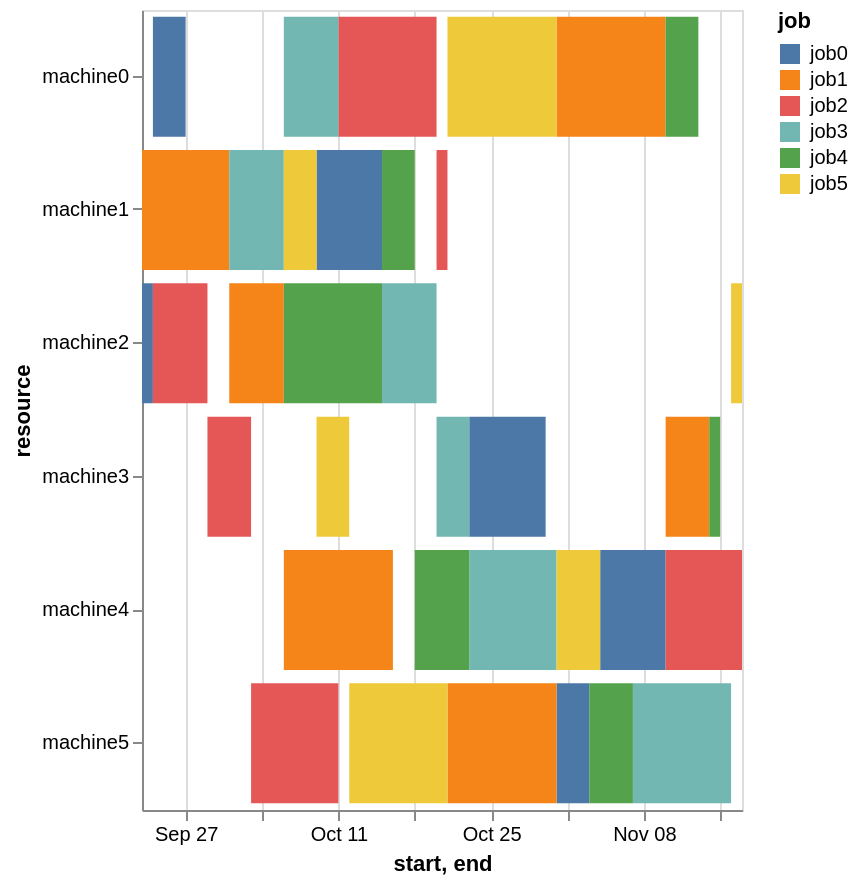

The notebook cell this image was saved under:
### Code cell
plot_altair(model1_highs.to_df())

### Figure 1 — Vega-Lite specification as saved in the notebook (floating-point values rounded to 4 significant figures)
{"$schema": "https://vega.github.io/schema/vega-lite/v6.4.1.json", "config": {"view": {"continuousHeight": 300, "continuousWidth": 300}}, "data": {"name": "data-81395375ab409a7ac55e4a536872f569"}, "datasets": {"data-81395375ab409a7ac55e4a536872f569": [{"end": "2026-09-24T00:00:00", "job": "job0", "resource": "machine2", "start": "2026-09-23T00:00:00", "task": "task0"}, {"end": "2026-09-27T00:00:00", "job": "job0", "resource": "machine0", "start": "2026-09-24T00:00:00", "task": "task1"}, {"end": "2026-10-15T00:00:00", "job": "job0", "resource": "machine1", "start": "2026-10-09T00:00:00", "task": "task2"}, {"end": "2026-10-30T00:00:00", "job": "job0", "resource": "machine3", "start": "2026-10-23T00:00:00", "task": "task3"}, {"end": "2026-11-03T00:00:00", "job": "job0", "resource": "machine5", "start": "2026-10-31T00:00:00", "task": "task4"}, {"end": "2026-11-10T00:00:00", "job": "job0", "resource": "machine4", "start": "2026-11-04T00:00:00", "task": "task5"}, {"end": "2026-10-01T00:00:00", "job": "job1", "resource": "machine1", "start": "2026-09-23T00:00:00", "task": "task0"}, {"end": "2026-10-06T00:00:00", "job": "job1", "resource": "machine2", "start": "2026-10-01T00:00:00", "task": "task1"}, {"end": "2026-10-16T00:00:00", "job": "job1", "resource": "machine4", "start": "2026-10-06T00:00:00", "task": "task2"}, {"end": "2026-10-31T00:00:00", "job": "job1", "resource": "machine5", "start": "2026-10-21T00:00:00", "task": "task3"}, {"end": "2026-11-10T00:00:00", "job": "job1", "resource": "machine0", "start": "2026-10-31T00:00:00", "task": "task4"}, {"end": "2026-11-14T00:00:00", "job": "job1", "resource": "machine3", "start": "2026-11-10T00:00:00", "task": "task5"}, {"end": "2026-09-29T00:00:00", "job": "job2", "resource": "machine2", "start": "2026-09-24T00:00:00", "task": "task0"}, {"end": "2026-10-03T00:00:00", "job": "job2", "resource": "machine3", "start": "2026-09-29T00:00:00", "task": "task1"}, {"end": "2026-10-11T00:00:00", "job": "job2", "resource": "machine5", "start": "2026-10-03T00:00:00", "task": "task2"}, {"end": "2026-10-20T00:00:00", "job": "job2", "resource": "machine0", "start": "2026-10-11T00:00:00", "task": "task3"}, {"end": "2026-10-21T00:00:00", "job": "job2", "resource": "machine1", "start": "2026-10-20T00:00:00", "task": "task4"}, {"end": "2026-11-17T00:00:00", "job": "job2", "resource": "machine4", "start": "2026-11-10T00:00:00", "task": "task5"}, {"end": "2026-10-06T00:00:00", "job": "job3", "resource": "machine1", "start": "2026-10-01T00:00:00", "task": "task0"}, {"end": "2026-10-11T00:00:00", "job": "job3", "resource": "machine0", "start": "2026-10-06T00:00:00", "task": "task1"}, {"end": "2026-10-20T00:00:00", "job": "job3", "resource": "machine2", "start": "2026-10-15T00:00:00", "task": "task2"}, {"end": "2026-10-23T00:00:00", "job": "job3", "resource": "machine3", "start": "2026-10-20T00:00:00", "task": "task3"}, {"end": "2026-10-31T00:00:00", "job": "job3", "resource": "machine4", "start": "2026-10-23T00:00:00", "task": "task4"}, {"end": "2026-11-16T00:00:00", "job": "job3", "resource": "machine5", "start": "2026-11-07T00:00:00", "task": "task5"}, {"end": "2026-10-15T00:00:00", "job": "job4", "resource": "machine2", "start": "2026-10-06T00:00:00", "task": "task0"}, {"end": "2026-10-18T00:00:00", "job": "job4", "resource": "machine1", "start": "2026-10-15T00:00:00", "task": "task1"}, {"end": "2026-10-23T00:00:00", "job": "job4", "resource": "machine4", "start": "2026-10-18T00:00:00", "task": "task2"}, {"end": "2026-11-07T00:00:00", "job": "job4", "resource": "machine5", "start": "2026-11-03T00:00:00", "task": "task3"}, {"end": "2026-11-13T00:00:00", "job": "job4", "resource": "machine0", "start": "2026-11-10T00:00:00", "task": "task4"}, {"end": "2026-11-15T00:00:00", "job": "job4", "resource": "machine3", "start": "2026-11-14T00:00:00", "task": "task5"}, {"end": "2026-10-09T00:00:00", "job": "job5", "resource": "machine1", "start": "2026-10-06T00:00:00", "task": "task0"}, {"end": "2026-10-12T00:00:00", "job": "job5", "resource": "machine3", "start": "2026-10-09T00:00:00", "task": "task1"}, {"end": "2026-10-21T00:00:00", "job": "job5", "resource": "machine5", "start": "2026-10-12T00:00:00", "task": "task2"}, {"end": "2026-10-31T00:00:00", "job": "job5", "resource": "machine0", "start": "2026-10-21T00:00:00", "task": "task3"}, {"end": "2026-11-04T00:00:00", "job": "job5", "resource": "machine4", "start": "2026-10-31T00:00:00", "task": "task4"}, {"end": "2026-11-17T00:00:00", "job": "job5", "resource": "machine2", "start": "2026-11-16T00:00:00", "task": "task5"}]}, "encoding": {"color": {"field": "job", "type": "nominal"}, "x": {"field": "start", "type": "temporal"}, "x2": {"field": "end"}, "y": {"field": "resource", "type": "nominal"}}, "height": 400, "mark": {"type": "bar"}, "usermeta": {"embedOptions": {}}, "width": "container"}
